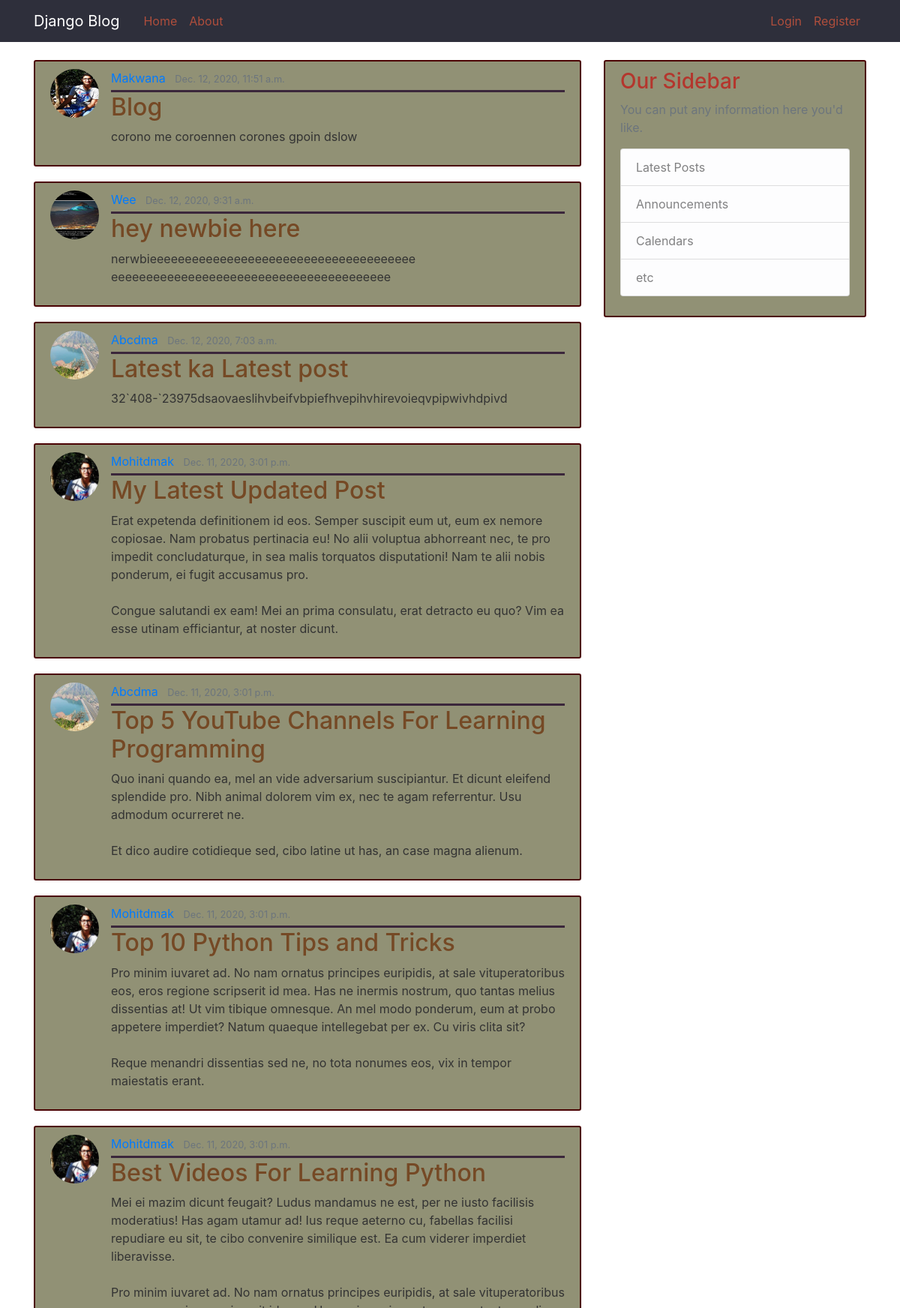
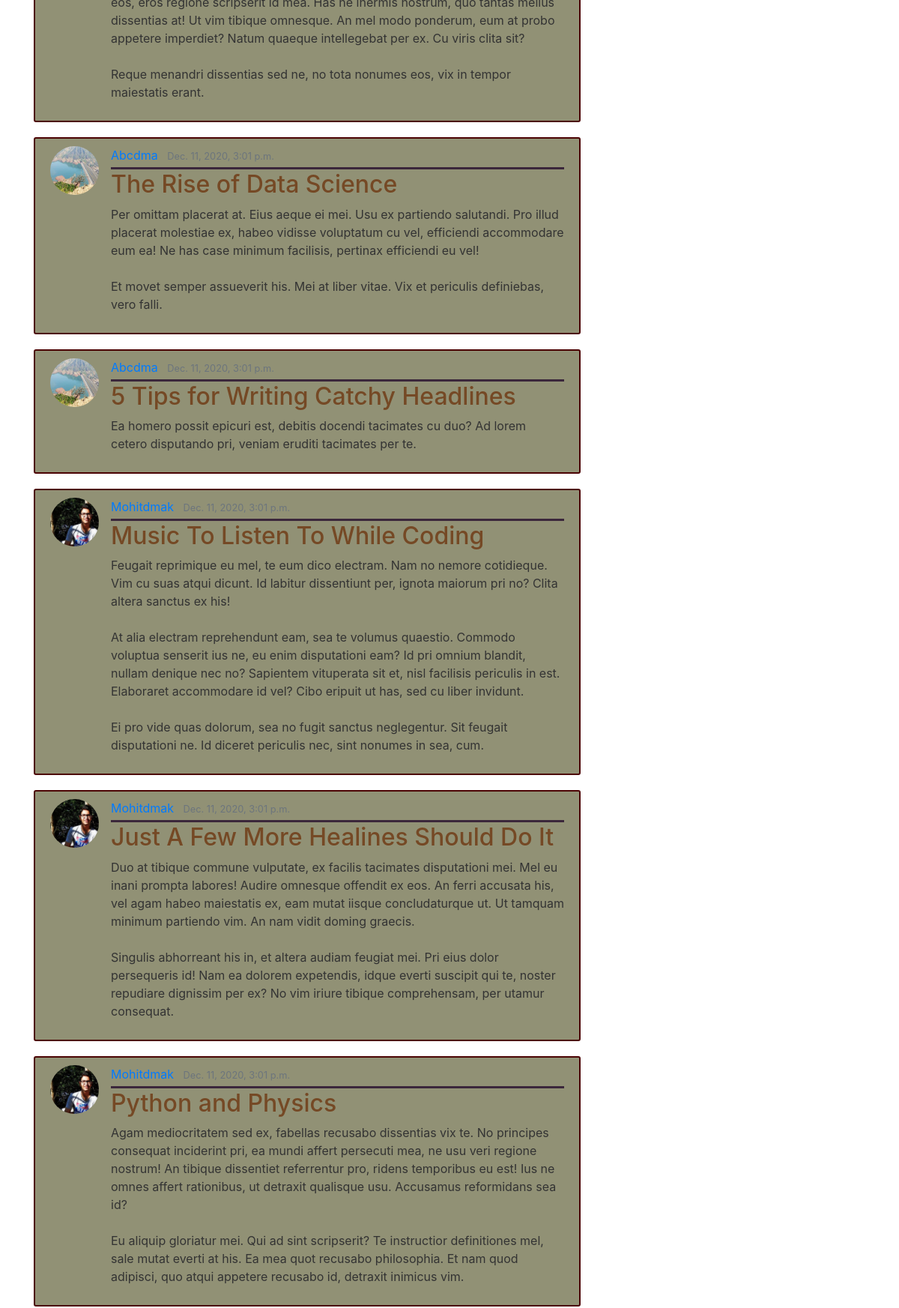
The page / (upper part) on the database its author committed (2 pictures, top to bottom).
### Blog/models.py (models this page shows, shortened)
class Post(models.Model):
    title = models.CharField(max_length=100)
    content = models.TextField()
    time = models.DateTimeField(default=timezone.now)
    author = models.ForeignKey(User, on_delete=models.CASCADE,related_name='Post')

### Users/models.py (models this page shows, shortened)
class Profile(models.Model):
    user=models.OneToOneField(User, on_delete=models.CASCADE)
    image=models.ImageField(default='default.jpg', upload_to='PROFILE-PICS')

### Blog/views.py (the view)
# urls.py: path("",PostListView.as_view() , name="blog-home"),
class PostListView(ListView):
    model=Post
    template_name='Blog/home.html' #<app>/<model>_<viewtype>.html
    context_object_name='post'
    ordering=['-time']

### Blog/templates/Blog/home.html
{% extends 'Blog/base.html' %}
{% block 1 %}
  {% for posts in post %}
    <article class="media content-section">
      <img class="rounded-circle article-img" src="{{ posts.author.profile.image.url }}">
      <div class="media-body">
        <div class="article-metadata">
          <a class="mr-2" href="{% url 'SEEPROFILE' posts.author.id %}">{{ posts.author }}</a>
          <small class="text-muted">{{ posts.time }}</small>
        </div>
        <h2><a class="article-title" href="{% url 'post_detail' posts.id %}">{{ posts.title }}</a></h2>
        <p class="article-content">{{ posts.content }}</p>
      </div>
    </article>
  {% endfor %}
{% endblock 1 %}

### Blog/templates/Blog/base.html (shortened to what this page needs)
{% load static %}
<!DOCTYPE html>
<html>
<head>
    <link rel="stylesheet" href="https://maxcdn.bootstrapcdn.com/bootstrap/4.0.0/css/bootstrap.min.css">
    <link rel="stylesheet" type="text/css" href="{% static 'Blog/main.css' %}">
</head>
<body>
    <header class="site-header">
      <nav class="navbar navbar-expand-md navbar-dark bg-steel fixed-top">
        <div class="container">
          <a class="navbar-brand mr-4" href="{% url "blog-home" %}">Django Blog</a>
          <div class="collapse navbar-collapse" id="navbarToggle">
            <div class="navbar-nav mr-auto">
              <a class="nav-item nav-link" href="{% url "blog-home" %}">Home</a>
              <a class="nav-item nav-link" href="{% url "BLOG-ABOUT" %}">About</a>
            </div>
            <div class="navbar-nav">
              {% if user.is_authenticated %}
                <a class="nav-item nav-link" href="{% url "MY-FEED" %}">My Feed</a>
                <a class="nav-item nav-link" href="{% url "post-create" %}">Write a post</a>
                <a class="nav-item nav-link" href="{% url "LOGOUT" %}">Logout</a>
                <a class="nav-item nav-link" href="{% url "PROFILE" %}">User Profile</a>
                <a class="nav-item nav-link" href="{% url "FOLLOWINGLIST" %}">Following</a>
                <a class="nav-item nav-link" href="{% url "show-bookmarks" %}">Bookmarks</a>
              {% else %}
              <a class="nav-item nav-link" href="{% url "LOGIN" %}">Login</a>
              <a class="nav-item nav-link" href="{% url "USER-register" %}">Register</a>
              {% endif %}
            </div>
          </div>
        </div>
      </nav>
    </header>
    <main role="main" class="container">
      <div class="row">
        <div class="col-md-8">
          {% block 1 %}{% endblock 1 %}
        </div>
        <div class="col-md-4">
          <div class="content-section">
            <h3>Our Sidebar</h3>
            <p class='text-muted'>You can put any information here you'd like.
              <ul class="list-group">
                <li class="list-group-item list-group-item-light">Latest Posts</li>
                <li class="list-group-item list-group-item-light">Announcements</li>
                <li class="list-group-item list-group-item-light">Calendars</li>
                <li class="list-group-item list-group-item-light">etc</li>
              </ul>
            </p>
          </div>
        </div>
      </div>
    </main>
</body>
</html>

### Blog/static/Blog/main.css (style rules this page uses)
body { background: white; color: #333333; margin-top: 5rem; }
h1, h2, h3, h4, h5, h6 { color: #b4362d; }
ul { margin: 5; }
.bg-steel { background-color: #2e2f3b; }
.site-header .navbar-nav .nav-link { color: #af4e3c; }
.content-section { background: #919175; padding: 10px 20px; border: 2px solid #4b0303; border-radius: 3px; margin-bottom: 20px; }
.article-title { color: #754925; }
.article-content { white-space: pre-line; }
.article-img { height: 65px; width: 65px; margin-right: 16px; }
.article-metadata { padding-bottom: 4px; margin-bottom: 1px; border-bottom: 3px solid #3b273b; }

### rows shown on the page
Post: author.profile.image (placeholder picture), author "Makwana", time "Dec. 12, 2020, 11:51 a.m.", title "Blog", content "corono me coroennen corones gpoin dslow"
Post: author.profile.image (picture), author "Wee", time "Dec. 12, 2020, 9:31 a.m.", title "hey newbie here", content "nerwbieeeeeeeeeeeeeeeeeeeeeeeeeeeeeeeeeeeeee eeeeeeeeeeeeeeeeeeeeeeeeeeeeeeeeeeeeeeee"
Post: author.profile.image (picture), author "Abcdma", time "Dec. 12, 2020, 7:03 a.m.", title "Latest ka Latest post", content "32`408-`23975dsaovaeslihvbeifvbpiefhvepihvhirevoieqvpipwivhdpivd"
Post: author.profile.image (picture), author "Mohitdmak", time "Dec. 11, 2020, 3:01 p.m.", title "My Latest Updated Post", content "Erat expetenda definitionem id eos. Semper suscipit eum ut, eum ex nemore copiosae. Nam probatus pertinacia eu! No alii voluptua abhorreant nec, te pro impedit concludaturque, in sea malis torquatos disputationi! Nam te alii nobis ponderum, ei fugit accusamus pro. Congue salutandi ex eam! Mei an prima consulatu, erat detracto eu quo? Vim ea esse utinam efficiantur, at noster dicunt."
Post: author.profile.image (picture), author "Abcdma", time "Dec. 11, 2020, 3:01 p.m.", title "Top 5 YouTube Channels For Learning Programming", content "Quo inani quando ea, mel an vide adversarium suscipiantur. Et dicunt eleifend splendide pro. Nibh animal dolorem vim ex, nec te agam referrentur. Usu admodum ocurreret ne. Et dico audire cotidieque sed, cibo latine ut has, an case magna alienum."
Post: author.profile.image (picture), author "Mohitdmak", time "Dec. 11, 2020, 3:01 p.m.", title "Top 10 Python Tips and Tricks", content "Pro minim iuvaret ad. No nam ornatus principes euripidis, at sale vituperatoribus eos, eros regione scripserit id mea. Has ne inermis nostrum, quo tantas melius dissentias at! Ut vim tibique omnesque. An mel modo ponderum, eum at probo appetere imperdiet? Natum quaeque intellegebat per ex. Cu viris clita sit? Reque menandri dissentias sed ne, no tota nonumes eos, vix in tempor maiestatis erant."
Post: author.profile.image (picture), author "Mohitdmak", time "Dec. 11, 2020, 3:01 p.m.", title "Best Videos For Learning Python", content "Mei ei mazim dicunt feugait? Ludus mandamus ne est, per ne iusto facilisis moderatius! Has agam utamur ad! Ius reque aeterno cu, fabellas facilisi repudiare eu sit, te cibo convenire similique est. Ea cum viderer imperdiet liberavisse. Pro minim iuvaret ad. No nam ornatus principes euripidis, at sale vituperatoribus eos, eros regione scripserit id mea. Has ne inermis nostrum, quo tantas melius dissentias at! Ut vim tibique omnesque. An mel modo ponderum, eum at probo appetere imperdiet? Natum quaeque intellegebat per ex. Cu viris clita sit? Reque menandri dissentias sed ne, no tota nonumes eos, vix in tempor maiestatis erant."
Post: author.profile.image (picture), author "Abcdma", time "Dec. 11, 2020, 3:01 p.m.", title "The Rise of Data Science", content "Per omittam placerat at. Eius aeque ei mei. Usu ex partiendo salutandi. Pro illud placerat molestiae ex, habeo vidisse voluptatum cu vel, efficiendi accommodare eum ea! Ne has case minimum facilisis, pertinax efficiendi eu vel! Et movet semper assueverit his. Mei at liber vitae. Vix et periculis definiebas, vero falli."
Post: author.profile.image (picture), author "Abcdma", time "Dec. 11, 2020, 3:01 p.m.", title "5 Tips for Writing Catchy Headlines", content "Ea homero possit epicuri est, debitis docendi tacimates cu duo? Ad lorem cetero disputando pri, veniam eruditi tacimates per te."
Post: author.profile.image (picture), author "Mohitdmak", time "Dec. 11, 2020, 3:01 p.m.", title "Music To Listen To While Coding", content "Feugait reprimique eu mel, te eum dico electram. Nam no nemore cotidieque. Vim cu suas atqui dicunt. Id labitur dissentiunt per, ignota maiorum pri no? Clita altera sanctus ex his! At alia electram reprehendunt eam, sea te volumus quaestio. Commodo voluptua senserit ius ne, eu enim disputationi eam? Id pri omnium blandit, nullam denique nec no? Sapientem vituperata sit et, nisl facilisis periculis in est. Elaboraret accommodare id vel? Cibo eripuit ut has, sed cu liber invidunt. Ei pro vide quas dolorum, sea no fugit sanctus neglegentur. Sit feugait disputationi ne. Id diceret periculis nec, sint nonumes in sea, cum."
Post: author.profile.image (picture), author "Mohitdmak", time "Dec. 11, 2020, 3:01 p.m.", title "Just A Few More Healines Should Do It", content "Duo at tibique commune vulputate, ex facilis tacimates disputationi mei. Mel eu inani prompta labores! Audire omnesque offendit ex eos. An ferri accusata his, vel agam habeo maiestatis ex, eam mutat iisque concludaturque ut. Ut tamquam minimum partiendo vim. An nam vidit doming graecis. Singulis abhorreant his in, et altera audiam feugiat mei. Pri eius dolor persequeris id! Nam ea dolorem expetendis, idque everti suscipit qui te, noster repudiare dignissim per ex? No vim iriure tibique comprehensam, per utamur consequat."
Post: author.profile.image (picture), author "Mohitdmak", time "Dec. 11, 2020, 3:01 p.m.", title "Python and Physics", content "Agam mediocritatem sed ex, fabellas recusabo dissentias vix te. No principes consequat inciderint pri, ea mundi affert persecuti mea, ne usu veri regione nostrum! An tibique dissentiet referrentur pro, ridens temporibus eu est! Ius ne omnes affert rationibus, ut detraxit qualisque usu. Accusamus reformidans sea id? Eu aliquip gloriatur mei. Qui ad sint scripserit? Te instructior definitiones mel, sale mutat everti at his. Ea mea quot recusabo philosophia. Et nam quod adipisci, quo atqui appetere recusabo id, detraxit inimicus vim."
